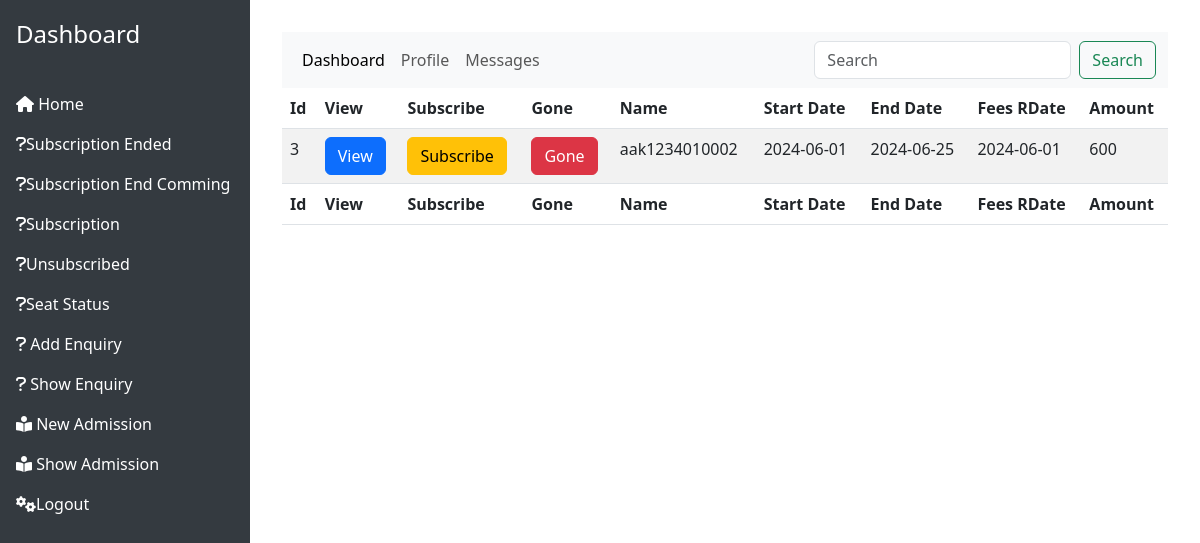
The page /subend.php (signed in) on the database its author committed.
### tables this page shows
CREATE TABLE `subscriber` (
  `subid` int(11) NOT NULL,
  `admission_id` varchar(40) DEFAULT NULL,
  `startdate` date NOT NULL,
  `enddate` date NOT NULL,
  `feereceiveddate` date NOT NULL,
  `amount` varchar(40) NOT NULL,
  `status` varchar(30) NOT NULL,
  `seat` varchar(50) NOT NULL
);

### dao.php (called while the page is built, shortened)
<?php
$servername = "localhost";
$username = "root";
$password = "";
$dbname = "erplib";
$conn = mysqli_connect($servername, $username, $password, $dbname);
function fetchAll($result)
{
    $rows = array();
    while ($row = mysqli_fetch_assoc($result)) {
        $rows[] = $row;
    }
    return $rows;
}
function selectByCondition($table, $condition)
{
    global $conn;
    $sql = "select * from $table where $condition";
    $result = mysqli_query($conn, $sql);
    return $rows = fetchAll($result);
}
?>

### subend.php (the view, shortened to what this page needs)
<?php
if (isset($_SESSION['user'])) {
    ?>
    <?php
    require_once ("header.php");
    require_once ("dao.php");
    ?>
    <div class="table-responsive">
        <table class="table table-striped table-hover">
            <thead>
                <tr>
                    <th>Id</th>
                    <th>View</th>
                    <th>Subscribe</th>
                    <th>Gone</th>
                    <th>Name</th>
                    <th>Start Date</th>
                    <th>End Date</th>
                    <th>Fees RDate</th>
                    <th>Amount</th>
                </tr>
            </thead>
            <tbody>
                <?php
                $table = "subscriber";
                $rows = selectByCondition($table, "enddate<CURRENT_DATE and status=1;");
                for ($i = 0; $i < count($rows); $i++) {
                    ?>
                    <tr>
                        <td><?php echo $rows[$i]['subid']; ?></td>
                        <td><a href="viewprofile.php?view=<?php echo $rows[$i]['admission_id']; ?>"
                                class="btn btn-primary">View</a></td>
                        <td><a href="subscribe.php?admission_id=<?php echo $rows[$i]['admission_id']; ?>"
                                class="btn btn-warning">Subscribe</a></td>
                        <td><a href="subscribe_controller.php?subid=<?php echo $rows[$i]['subid']; ?>&admission_id=<?php echo $rows[$i]['admission_id']; ?>"
                                class="btn btn-danger">Gone</a></td>
                        <td><?php echo $rows[$i]['admission_id']; ?></td>
                        <td><?php echo $rows[$i]['startdate']; ?></td>
                        <td><?php echo $rows[$i]['enddate']; ?></td>
                        <td><?php echo $rows[$i]['feereceiveddate']; ?></td>
                        <td><?php echo $rows[$i]['amount']; ?></td>
                    </tr>
                    <?php
                }
                ?>
            </tbody>
            <tfoot>
                <tr>
                    <th>Id</th>
                    <th>View</th>
                    <th>Subscribe</th>
                    <th>Gone</th>
                    <th>Name</th>
                    <th>Start Date</th>
                    <th>End Date</th>
                    <th>Fees RDate</th>
                    <th>Amount</th>
                </tr>
            </tfoot>
        </table>
    </div>
    <?php require_once ("footer.php"); ?>
<?php
} else {
    header('location:login.php?error=please login in first');
}
?>

### rows shown on the page
subscriber: subid "3", admission "aak1234010002", startdate "2024-06-01", enddate "2024-06-25", feereceiveddate "2024-06-01", amount "600"
